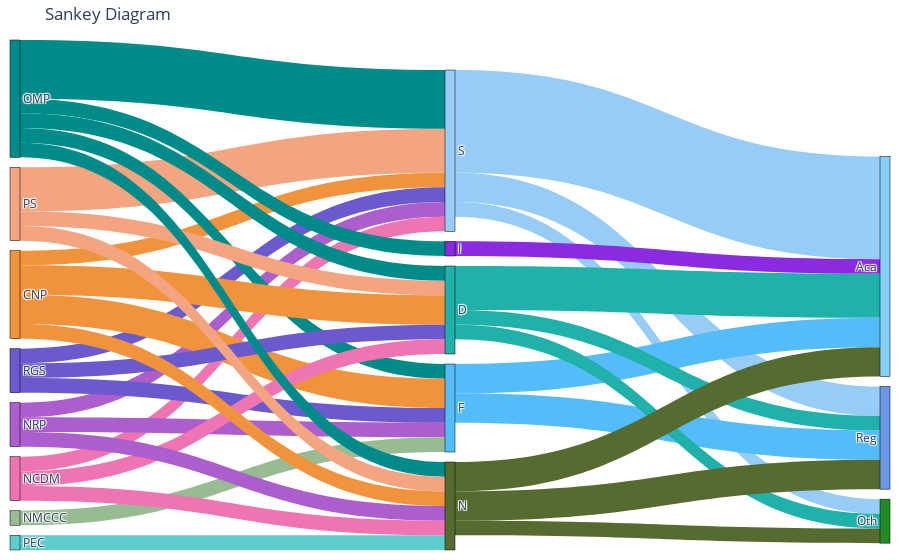

The code cell stored with this chart in its notebook:
### Code cell
fig = go.Figure(go.Sankey(
    node=dict(
        pad=10,
        thickness=10,
        line=dict(color="black", width=0.5),
        label=all_nodes,
        color=colors[:len(all_nodes)]
    ),
    link=dict(
        source=source_nodes,
        target=target_nodes,
        value=values,
        color=[colors[s] for s in source_nodes]
    )
))

fig.update_layout(
    title="Sankey Diagram",
    showlegend=False,
    hovermode="closest",
    margin=dict(b=10, l=10, r=10, t=40),
    xaxis=dict(showgrid=False, zeroline=False, showticklabels=False),
    yaxis=dict(showgrid=False, zeroline=False, showticklabels=False)
)
fig.show()

### Figure 1 — Plotly figure (JSON) as saved in the notebook; plotly's stock layout.template omitted (floating-point values rounded to 4 significant figures)
{"data": [{"link": {"color": ["#f3a480", "#008B8B", "#f1923d", "#ac5ecc", "#ef75b2", "#6A5ACD", "#008B8B", "#f1923d", "#ac5ecc", "#99bb94", "#6A5ACD", "#f3a480", "#008B8B", "#f1923d", "#ef75b2", "#6A5ACD", "#f3a480", "#008B8B", "#f1923d", "#ac5ecc", "#5dccce", "#ef75b2", "#008B8B", "#97ccf6", "#97ccf6", "#97ccf6", "#53bcf9", "#53bcf9", "#20B2AA", "#20B2AA", "#20B2AA", "#556B2F", "#556B2F", "#556B2F", "#8A2BE2"], "source": [0, 1, 2, 3, 6, 7, 1, 2, 3, 4, 7, 0, 1, 2, 6, 7, 0, 1, 2, 3, 5, 6, 1, 8, 8, 8, 9, 9, 10, 10, 10, 11, 11, 11, 12], "target": [8, 8, 8, 8, 8, 8, 9, 9, 9, 9, 9, 10, 10, 10, 10, 10, 11, 11, 11, 11, 11, 11, 12, 13, 14, 15, 13, 14, 13, 14, 15, 13, 14, 15, 14], "value": [3, 4, 1, 1, 1, 1, 1, 2, 1, 1, 1, 1, 1, 2, 1, 1, 1, 1, 1, 1, 1, 1, 1, 2, 7, 1, 2, 2, 1, 3, 1, 2, 2, 1, 1]}, "node": {"color": ["#f3a480", "#008B8B", "#f1923d", "#ac5ecc", "#99bb94", "#5dccce", "#ef75b2", "#6A5ACD", "#97ccf6", "#53bcf9", "#20B2AA", "#556B2F", "#8A2BE2", "#6c97e6", "#87CEFA", "#228B22"], "label": ["PS", "OMP", "CNP", "NRP", "NMCCC", "PEC", "NCDM", "RGS", "S", "F", "D", "N", "I", "Reg", "Aca", "Oth"], "line": {"color": "black", "width": 0.5}, "pad": 10, "thickness": 10}, "type": "sankey"}], "layout": {"hovermode": "closest", "margin": {"b": 10, "l": 10, "r": 10, "t": 40}, "showlegend": false, "title": {"text": "Sankey Diagram"}, "xaxis": {"showgrid": false, "showticklabels": false, "zeroline": false}, "yaxis": {"showgrid": false, "showticklabels": false, "zeroline": false}}}
